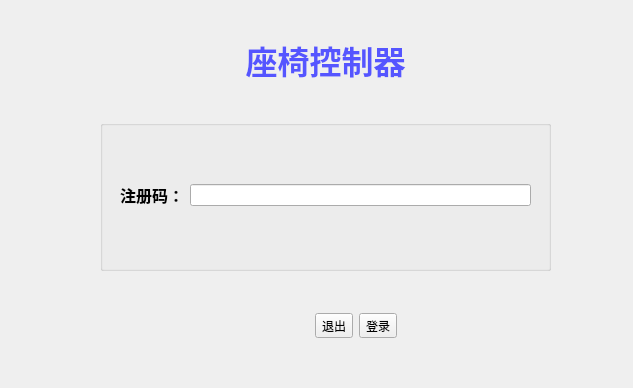
<?xml version="1.0" encoding="UTF-8"?>
<ui version="4.0">
 <class>Login</class>
 <widget class="QDialog" name="Login">
  <property name="geometry">
   <rect>
    <x>0</x>
    <y>0</y>
    <width>633</width>
    <height>388</height>
   </rect>
  </property>
  <property name="windowTitle">
   <string>座椅控制器</string>
  </property>
  <widget class="QGroupBox" name="groupBox">
   <property name="geometry">
    <rect>
     <x>100</x>
     <y>120</y>
     <width>451</width>
     <height>151</height>
    </rect>
   </property>
   <property name="title">
    <string/>
   </property>
   <widget class="QWidget" name="">
    <property name="geometry">
     <rect>
      <x>20</x>
      <y>20</y>
      <width>411</width>
      <height>111</height>
     </rect>
    </property>
    <layout class="QGridLayout" name="gridLayout">
     <item row="0" column="0">
      <widget class="QLabel" name="label">
       <property name="text">
        <string>&lt;html&gt;&lt;head/&gt;&lt;body&gt;&lt;p&gt;&lt;span style=&quot; font-size:12pt; font-weight:600;&quot;&gt;注册码：&lt;/span&gt;&lt;/p&gt;&lt;/body&gt;&lt;/html&gt;</string>
       </property>
      </widget>
     </item>
     <item row="0" column="1">
      <widget class="QLineEdit" name="lineEditRegistrationCode"/>
     </item>
    </layout>
   </widget>
  </widget>
  <widget class="QLabel" name="label_2">
   <property name="geometry">
    <rect>
     <x>100</x>
     <y>20</y>
     <width>451</width>
     <height>81</height>
    </rect>
   </property>
   <property name="text">
    <string>&lt;html&gt;&lt;head/&gt;&lt;body&gt;&lt;p align=&quot;center&quot;&gt;&lt;span style=&quot; font-size:24pt; font-weight:600; color:#5555ff;&quot;&gt;座椅控制器&lt;/span&gt;&lt;/p&gt;&lt;/body&gt;&lt;/html&gt;</string>
   </property>
  </widget>
  <widget class="QWidget" name="">
   <property name="geometry">
    <rect>
     <x>180</x>
     <y>300</y>
     <width>351</width>
     <height>51</height>
    </rect>
   </property>
   <layout class="QGridLayout" name="gridLayout_2">
    <item row="1" column="1">
     <widget class="QToolButton" name="tbnCancel">
      <property name="text">
       <string>退出</string>
      </property>
     </widget>
    </item>
    <item row="1" column="2">
     <widget class="QToolButton" name="tbnOk">
      <property name="text">
       <string>登录</string>
      </property>
     </widget>
    </item>
    <item row="1" column="0">
     <spacer name="horizontalSpacer_3">
      <property name="orientation">
       <enum>Qt::Horizontal</enum>
      </property>
      <property name="sizeHint" stdset="0">
       <size>
        <width>40</width>
        <height>20</height>
       </size>
      </property>
     </spacer>
    </item>
    <item row="0" column="2">
     <spacer name="verticalSpacer">
      <property name="orientation">
       <enum>Qt::Vertical</enum>
      </property>
      <property name="sizeHint" stdset="0">
       <size>
        <width>20</width>
        <height>40</height>
       </size>
      </property>
     </spacer>
    </item>
    <item row="1" column="3">
     <spacer name="horizontalSpacer_4">
      <property name="orientation">
       <enum>Qt::Horizontal</enum>
      </property>
      <property name="sizeHint" stdset="0">
       <size>
        <width>40</width>
        <height>20</height>
       </size>
      </property>
     </spacer>
    </item>
    <item row="2" column="1">
     <spacer name="verticalSpacer_2">
      <property name="orientation">
       <enum>Qt::Vertical</enum>
      </property>
      <property name="sizeHint" stdset="0">
       <size>
        <width>20</width>
        <height>40</height>
       </size>
      </property>
     </spacer>
    </item>
   </layout>
  </widget>
 </widget>
 <resources/>
 <connections/>
</ui>
